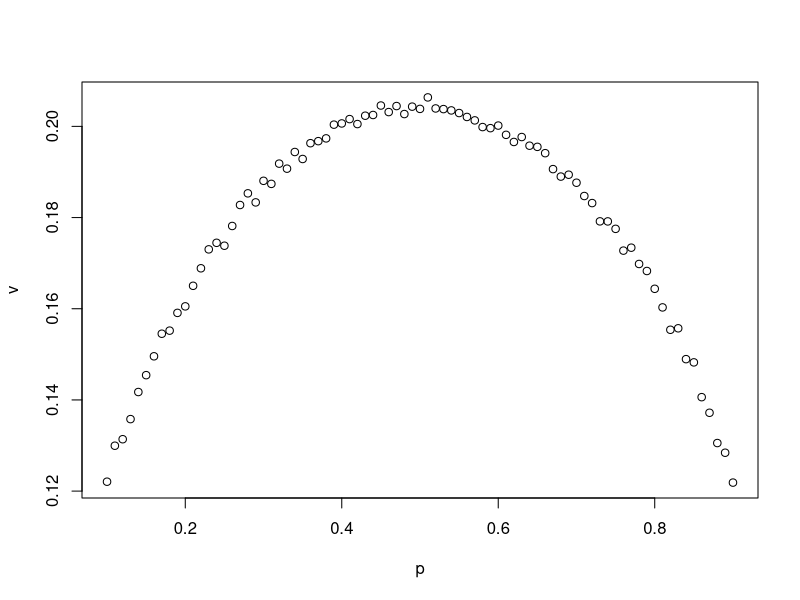

Generate this figure with R:
## compare.df <- with(impressions.df, data.frame(expected=c(expectedA,expectedB,expectedC),estimated=c(estValue_1,estValue_2,estValue_3),calcobs=c(calcA,calcB,calcC)))
rm(list=ls())
## ggplot(compare.df,aes(x=estimated, y=calcobs))+geom_point()+theme_bw()

p <- seq(from=.1,to=.9,by=.01)

a <- 5*p
b <- a/p-a

m <- c()
v <- c()
for(i in 1:length(p)){
    atest=rbeta(10000,a[i],b[i])
    m[i]=mean(atest)
    v[i]=sd(atest)
    }
plot(p,v)
